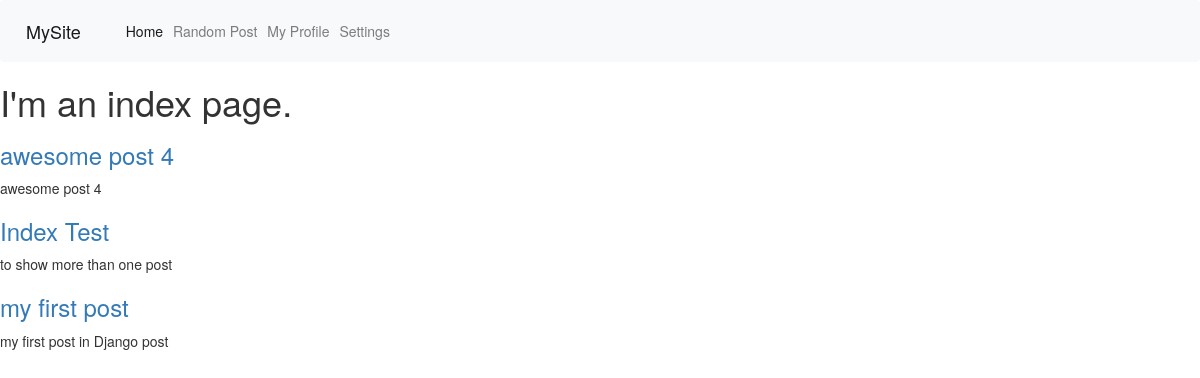
The page / on the database its author committed.
### blog/models.py (models this page shows, shortened)
class Post(models.Model):
    title = models.CharField(max_length=255)
    slug = models.SlugField(max_length=255, unique=True)
    summary = models.CharField(max_length=300)
    content = models.TextField()
    published = models.BooleanField(default=True)
    created = models.DateTimeField(auto_now_add=True)
    image = models.ImageField(upload_to='img')
    class Meta:
        ordering = ['-created']

### blog/views.py (the view)
# urls.py: url(r'^$', blog_views.index),
def index(request):
    posts = Post.objects.all()
    return render(request, 'index.html', {'posts': posts})

### blog/templates/index.html
{% extends 'base.html' %}
{% block content %}
<h1>I'm an index page.</h1>
{% for post in posts %}
    <div>
        <h3><a href="/post/{{ post.slug }}">{{ post.title }}</a></h3>
        <p>{{ post.summary }}</p>
    </div>
{% endfor %}
{% endblock %}

### blog/templates/base.html (shortened to what this page needs)
<!DOCTYPE html>
<html lang="en">
<head>
    {% load static %}
    <link rel="stylesheet" href="https://stackpath.bootstrapcdn.com/bootstrap/4.1.0/css/bootstrap.min.css">
    {% load bootstrap3 %}
    {% bootstrap_css %}
</head>
<body>
    <nav class="navbar navbar-expand-lg navbar-light bg-light">
      <a class="navbar-brand" href="#">MySite</a>
      <div class="collapse navbar-collapse" id="navbarSupportedContent">
        <ul class="navbar-nav mr-auto">
          <li class="nav-item active">
            <a class="nav-link" href="/">Home</a>
          </li>
          <li class="nav-item">
            <a class="nav-link" href="#">Random Post</a>
          </li>
          <li class="nav-item">
            <a class="nav-link" href="#">My Profile</a>
          </li>
          <li class="nav-item">
            <a class="nav-link" href="#">Settings</a>
          </li>
        </ul>
      </div>
    </nav>
    <div id="content">
        {% block content %}{% endblock %}
    </div>
</body>
</html>

### rows shown on the page
Post: title "awesome post 4", summary "awesome post 4"
Post: title "Index Test", summary "to show more than one post"
Post: title "my first post", summary "my first post in Django post"
